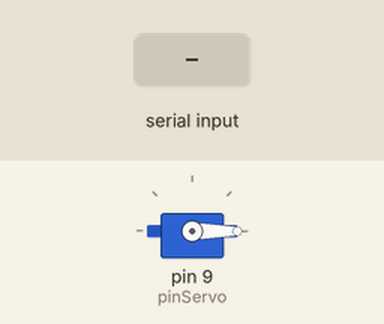
This sketch was run on a simulated Arduino Uno, built with avr-gcc and run on an emulated ATmega328P. Parts: servo. Inputs (shaded band) come from the test bench.

Above: at 1.2 s.
1.3 s: "90,45\n" received over Serial
At 2.1 s:
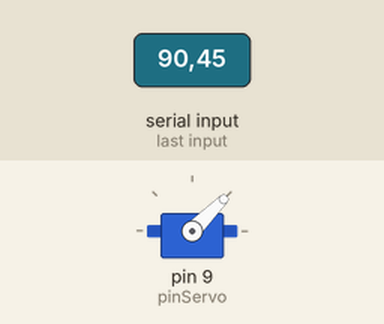
2.8 s: "30,150\n" received over Serial
At 3.3 s:
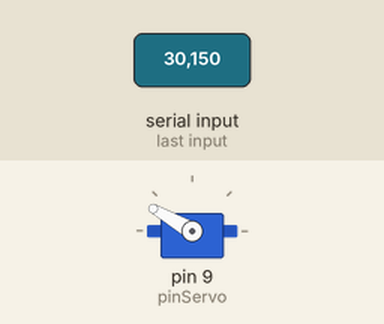
4.3 s: "90\n" received over Serial
At 5.5 s:
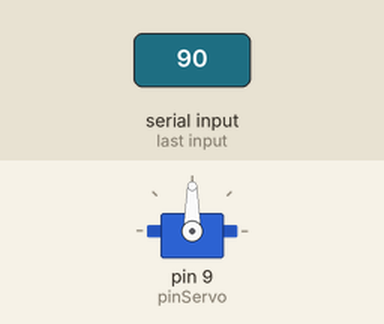
Timing chart, 0 to 7.3 s (numbered marks = the images above; inputs shaded):
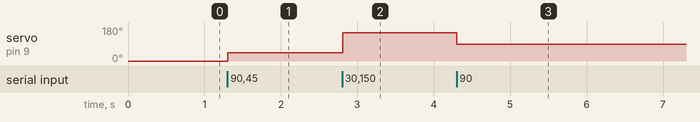

Measured:
- after the input at 1.3 s, servo on pin 9 (pinServo): 0° → 45° at once
- after the input at 2.8 s, servo on pin 9 (pinServo): 45° → 150° at once
- after the input at 4.3 s, servo on pin 9 (pinServo): 150° → 90° at once

The sketch:

practicaservo_robotica.ino
```cpp
#include <Servo.h>

Servo miServo;

const int pinServo = 9;
int angulo = 0;

void setup() {
  Serial.begin(9600);

  miServo.attach(pinServo);
  miServo.write(0);
}

void loop() {

  if (Serial.available() > 0) {

    angulo = Serial.parseInt();

    while (Serial.available() > 0) {
      Serial.read();
    }

    if (angulo >= 0 && angulo <= 180) {
      miServo.write(angulo);
    }
  }
}
```
